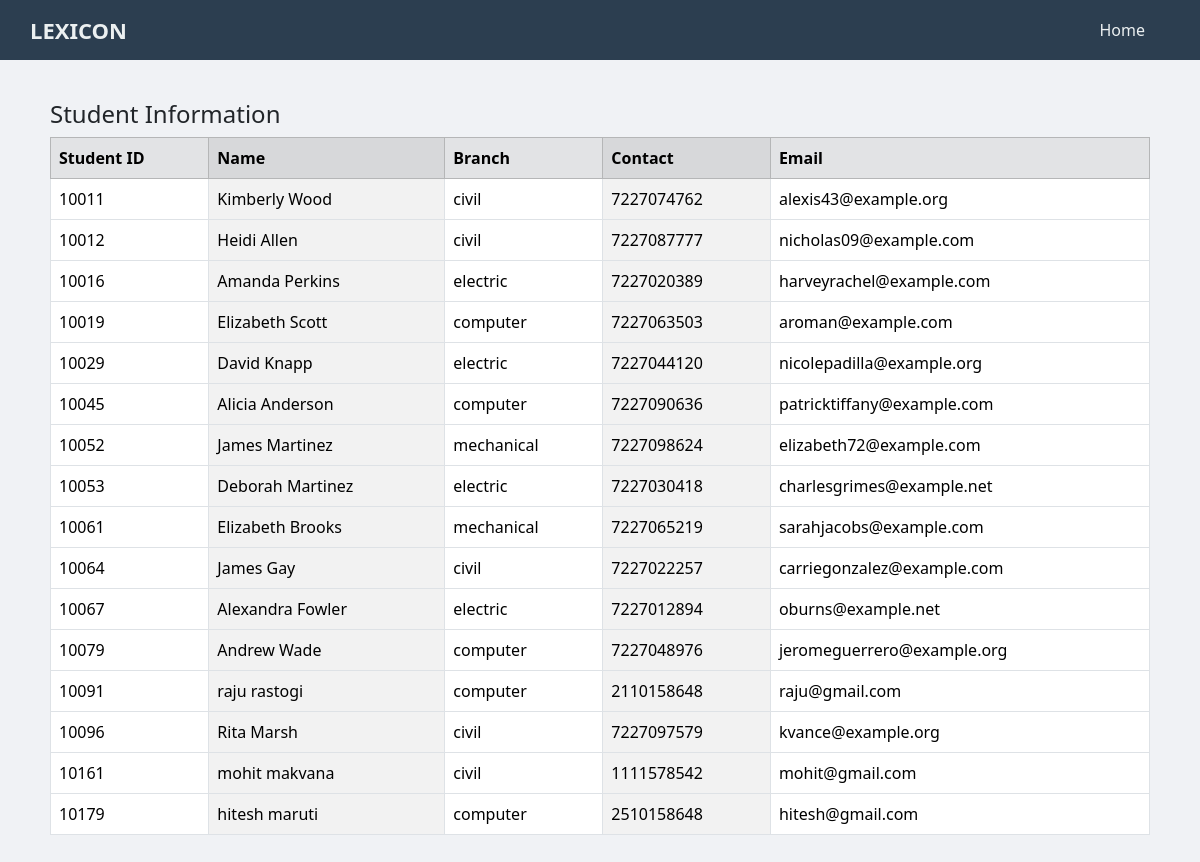
Page /student_info/ (signed in) on the earlier database version.
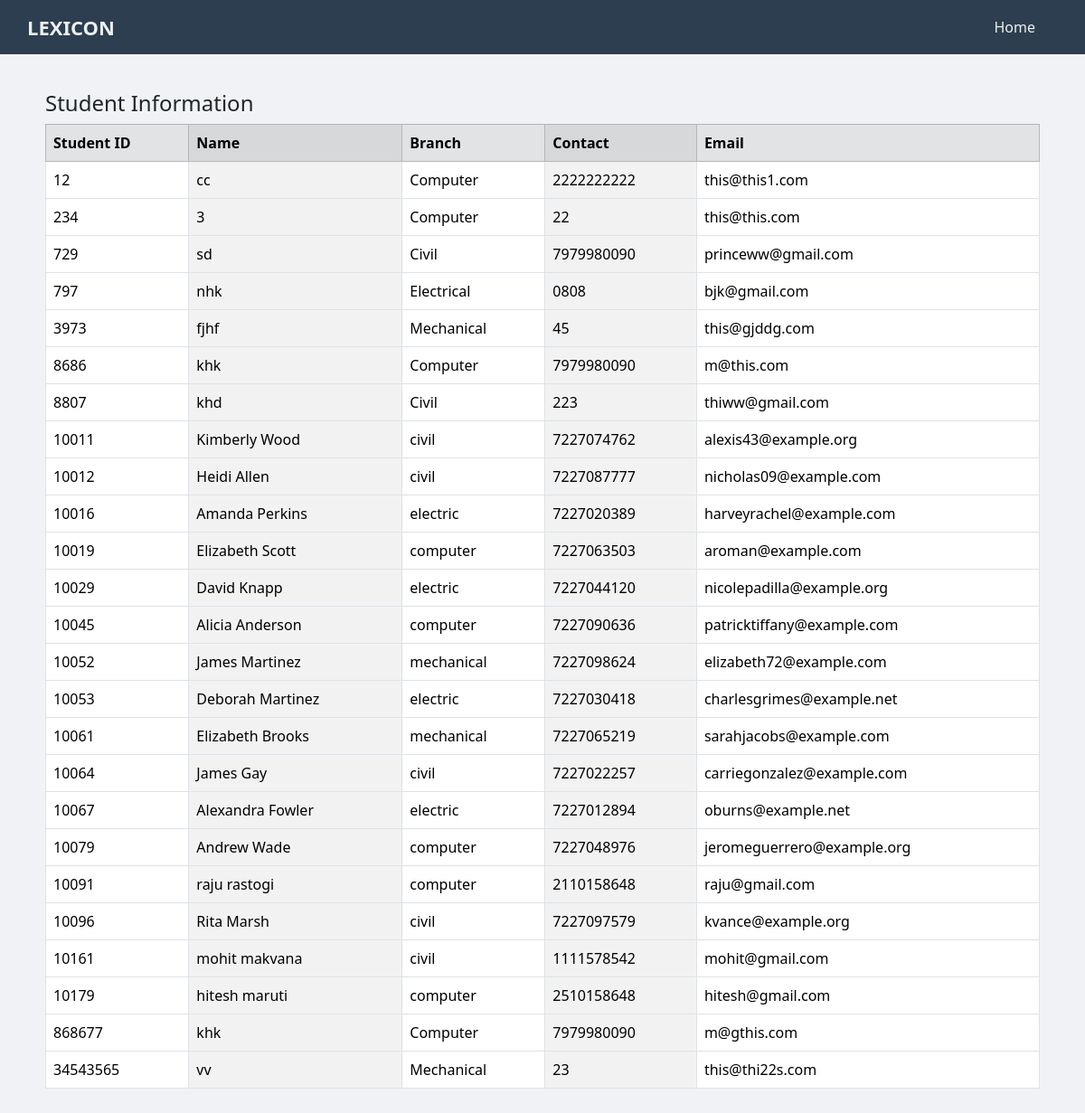
Same page on the later database version.
### borrow/models.py (models this page shows, shortened)
class Student(models.Model):
    student_id = models.IntegerField(primary_key=True)
    name = models.CharField(max_length=100)
    branch = models.CharField(max_length=30)
    contect = models.CharField(max_length=10)
    email = models.EmailField(max_length=300 ,unique=True)

### borrow/views.py (the view)
# urls.py: path('student_info/',student_info, name='student_info'),
@login_required(login_url="login")
def student_info(request):
    obj1 = Student.objects.all()
    obj2 = book.objects.all()
    context ={'students': obj1, 'books':obj2}
    return render(request, "books.html", context )

### borrow/templates/books.html (shortened to what this page needs)
<!DOCTYPE html>
<html>
  <head>
    <link
      href="https://cdn.jsdelivr.net/npm/bootstrap@5.3.5/dist/css/bootstrap.min.css"
      rel="stylesheet"
    />
  </head>
  <body>
    <div class="navbar">
      <div class="logo">Lexicon</div>
      <div class="nav-links">
        <a href="/">Home</a>
      </div>
    </div>
    <div class="container">
      <div class="mb-4">
        <h4>Student Information</h4>
        <table class="table table-striped-columns table-bordered">
          <thead class="table-secondary">
            <tr>
              <th>Student ID</th>
              <th>Name</th>
              <th>Branch</th>
              <th>Contact</th>
              <th>Email</th>
            </tr>
          </thead>
          <tbody>
            {% for student in students %}
            <tr>
              <td>{{ student.student_id }}</td>
              <td>{{ student.name }}</td>
              <td>{{ student.branch }}</td>
              <td>{{ student.contect }}</td>
              <td>{{ student.email }}</td>
            </tr>
            {% endfor %}
          </tbody>
        </table>
      </div>
    </div>
  </body>
</html>

### borrow/templates/books.html (style rules this page uses)
body { margin: 0; font-family: "Segoe UI", sans-serif; background: #f0f2f5; }
.navbar { position: fixed; top: 0; left: 0; right: 0; height: 60px; background-color: #2c3e50; display: flex; justify-content: space-between; align-items: center; padding: 0 30px; z-index: 1000; }
.navbar .logo { color: #ecf0f1; font-size: 22px; font-weight: bold; text-transform: uppercase; }
.navbar .nav-links a { color: #ecf0f1; text-decoration: none; margin: 0 15px; padding: 10px; transition: background-color 0.3s; }
.container { margin-top: 80px; padding: 20px; }
html { scroll-behavior: smooth; }

Differences in the rows shown:
added Student: student_id "12", name "cc", branch "Computer", contect "2222222222", email "this@this1.com"
added Student: student_id "234", name "3", branch "Computer", contect "22", email "this@this.com"
added Student: student_id "729", name "sd", branch "Civil", contect "7979980090", email "princeww@gmail.com"
added Student: student_id "797", name "nhk", branch "Electrical", contect "0808", email "bjk@gmail.com"
added Student: student_id "3973", name "fjhf", branch "Mechanical", contect "45", email "this@gjddg.com"
added Student: student_id "8686", name "khk", branch "Computer", contect "7979980090", email "m@this.com"
added Student: student_id "8807", name "khd", branch "Civil", contect "223", email "thiww@gmail.com"
added Student: student_id "868677", name "khk", branch "Computer", contect "7979980090", email "m@gthis.com"
added Student: student_id "34543565", name "vv", branch "Mechanical", contect "23", email "this@thi22s.com"
